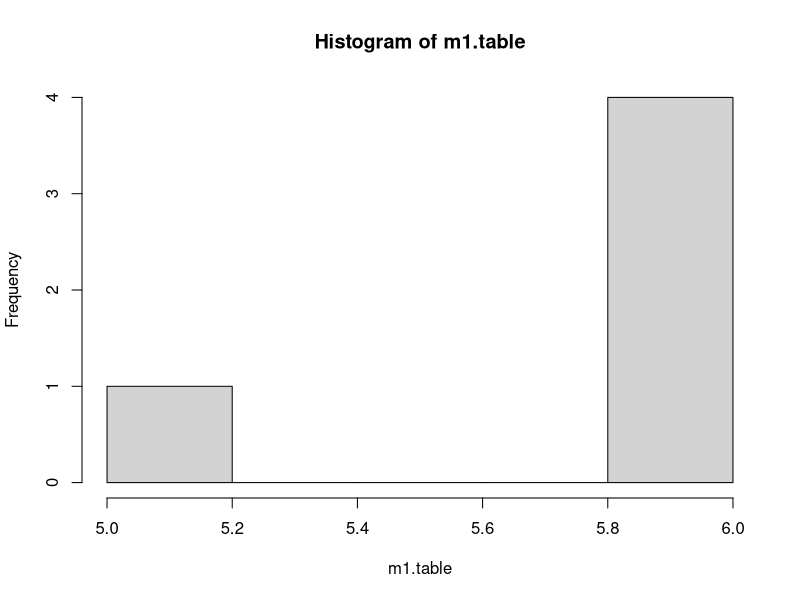
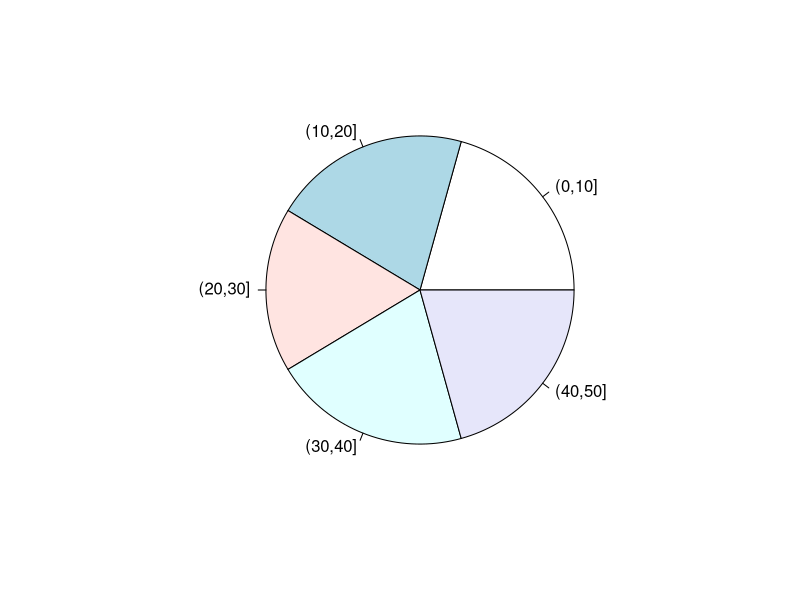

These figures' R source, in order:
#question:1
x=c(10,20,30,10,40,50)
rep(x,c(3,5,2,2,3,4))
x

#question3
set.seed(09)
m=ceiling(runif(50,0,100))
m
cat(m)
range(m)
breaks=seq(0,100,by=10)
m.cuts=cut(m,breaks)
m.cuts
m.table=table(m.cuts)
m.table
cbind(m.table)

m2=c(12,63,61,63,87,65,1,24,67,52,70,55,29,93,30,84,29,27,19,
24,32,31,16,4,22,82,53,92,84,5,46,27,31,51,19,76,21,26,
100,81,56, 65,32,63,33,51,68,49,25,77)
m2
cat(m2)
range(m2)
breaks=seq(0,100,by=10)
m2.cuts=cut(m2,breaks)
m2.cuts
m2.table=table(m2.cuts)
m2.table
cbind(m.table)
#question:2

Marks=c(10 , 12, 13, 14 , 17)
mean(Marks)
m1=ceiling(runif(29,0,50))
set.seed(09)
m1
cat(m1)
breaks=seq(0,50,by=10)
m1.cuts=cut(m1,breaks)
m1.cuts

m1.table=table(m1.cuts)
m1.table
cbind(m1.table)
hist(m1.table)
pie(m1.table)



